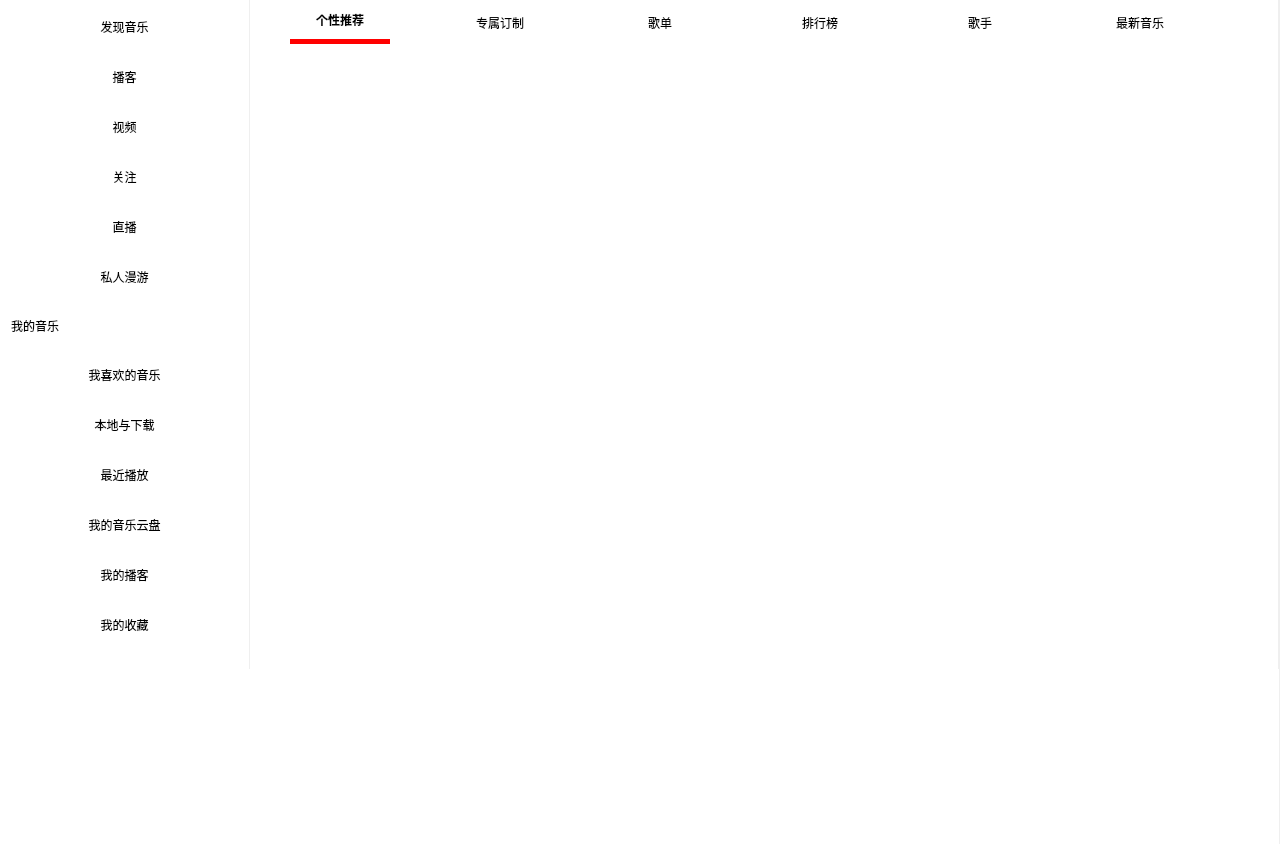
<?xml version="1.0" encoding="UTF-8"?>
<ui version="4.0">
 <class>MainControlClass</class>
 <widget class="QMainWindow" name="MainControlClass">
  <property name="geometry">
   <rect>
    <x>0</x>
    <y>0</y>
    <width>1280</width>
    <height>844</height>
   </rect>
  </property>
  <property name="minimumSize">
   <size>
    <width>1277</width>
    <height>844</height>
   </size>
  </property>
  <property name="windowTitle">
   <string>仿制网易云</string>
  </property>
  <property name="windowIcon">
   <iconset>
    <normaloff>../../res/标题栏/标题.png</normaloff>../../res/标题栏/标题.png</iconset>
  </property>
  <property name="styleSheet">
   <string notr="true"/>
  </property>
  <widget class="QWidget" name="centralWidget">
   <property name="minimumSize">
    <size>
     <width>1280</width>
     <height>844</height>
    </size>
   </property>
   <widget class="QScrollArea" name="scrollArea">
    <property name="geometry">
     <rect>
      <x>0</x>
      <y>0</y>
      <width>249</width>
      <height>672</height>
     </rect>
    </property>
    <property name="sizePolicy">
     <sizepolicy hsizetype="Preferred" vsizetype="Preferred">
      <horstretch>0</horstretch>
      <verstretch>0</verstretch>
     </sizepolicy>
    </property>
    <property name="minimumSize">
     <size>
      <width>249</width>
      <height>672</height>
     </size>
    </property>
    <property name="maximumSize">
     <size>
      <width>16777215</width>
      <height>16777215</height>
     </size>
    </property>
    <property name="styleSheet">
     <string notr="true">border: none;
background-color: rgb(255, 255, 255);</string>
    </property>
    <property name="widgetResizable">
     <bool>true</bool>
    </property>
    <widget class="QWidget" name="scrollAreaWidgetContents">
     <property name="geometry">
      <rect>
       <x>0</x>
       <y>0</y>
       <width>249</width>
       <height>672</height>
      </rect>
     </property>
     <layout class="QGridLayout" name="gridLayout">
      <property name="leftMargin">
       <number>11</number>
      </property>
      <property name="topMargin">
       <number>0</number>
      </property>
      <property name="bottomMargin">
       <number>11</number>
      </property>
      <property name="horizontalSpacing">
       <number>7</number>
      </property>
      <property name="verticalSpacing">
       <number>1</number>
      </property>
      <item row="0" column="0">
       <widget class="QPushButton" name="btn_find_music_">
        <property name="sizePolicy">
         <sizepolicy hsizetype="Preferred" vsizetype="Fixed">
          <horstretch>0</horstretch>
          <verstretch>0</verstretch>
         </sizepolicy>
        </property>
        <property name="minimumSize">
         <size>
          <width>221</width>
          <height>45</height>
         </size>
        </property>
        <property name="maximumSize">
         <size>
          <width>16777215</width>
          <height>16777215</height>
         </size>
        </property>
        <property name="focusPolicy">
         <enum>Qt::NoFocus</enum>
        </property>
        <property name="styleSheet">
         <string notr="true"/>
        </property>
        <property name="text">
         <string>发现音乐</string>
        </property>
        <property name="checkable">
         <bool>true</bool>
        </property>
        <property name="checked">
         <bool>false</bool>
        </property>
       </widget>
      </item>
      <item row="1" column="0">
       <widget class="QPushButton" name="btn_podcast_">
        <property name="sizePolicy">
         <sizepolicy hsizetype="Preferred" vsizetype="Fixed">
          <horstretch>0</horstretch>
          <verstretch>0</verstretch>
         </sizepolicy>
        </property>
        <property name="minimumSize">
         <size>
          <width>221</width>
          <height>45</height>
         </size>
        </property>
        <property name="maximumSize">
         <size>
          <width>16777215</width>
          <height>16777215</height>
         </size>
        </property>
        <property name="focusPolicy">
         <enum>Qt::NoFocus</enum>
        </property>
        <property name="styleSheet">
         <string notr="true">font: 14pt &quot;Agency FB&quot;;</string>
        </property>
        <property name="text">
         <string>播客</string>
        </property>
        <property name="checkable">
         <bool>true</bool>
        </property>
       </widget>
      </item>
      <item row="2" column="0">
       <widget class="QPushButton" name="btn_video_">
        <property name="sizePolicy">
         <sizepolicy hsizetype="Preferred" vsizetype="Fixed">
          <horstretch>0</horstretch>
          <verstretch>0</verstretch>
         </sizepolicy>
        </property>
        <property name="minimumSize">
         <size>
          <width>221</width>
          <height>45</height>
         </size>
        </property>
        <property name="maximumSize">
         <size>
          <width>16777215</width>
          <height>16777215</height>
         </size>
        </property>
        <property name="focusPolicy">
         <enum>Qt::NoFocus</enum>
        </property>
        <property name="text">
         <string>视频</string>
        </property>
        <property name="checkable">
         <bool>true</bool>
        </property>
       </widget>
      </item>
      <item row="3" column="0">
       <widget class="QPushButton" name="btn_follow_">
        <property name="sizePolicy">
         <sizepolicy hsizetype="Preferred" vsizetype="Fixed">
          <horstretch>0</horstretch>
          <verstretch>0</verstretch>
         </sizepolicy>
        </property>
        <property name="minimumSize">
         <size>
          <width>221</width>
          <height>45</height>
         </size>
        </property>
        <property name="maximumSize">
         <size>
          <width>16777215</width>
          <height>16777215</height>
         </size>
        </property>
        <property name="focusPolicy">
         <enum>Qt::NoFocus</enum>
        </property>
        <property name="text">
         <string>关注</string>
        </property>
        <property name="checkable">
         <bool>true</bool>
        </property>
       </widget>
      </item>
      <item row="4" column="0">
       <widget class="QPushButton" name="btn_seeding_">
        <property name="sizePolicy">
         <sizepolicy hsizetype="Preferred" vsizetype="Fixed">
          <horstretch>0</horstretch>
          <verstretch>0</verstretch>
         </sizepolicy>
        </property>
        <property name="minimumSize">
         <size>
          <width>221</width>
          <height>45</height>
         </size>
        </property>
        <property name="maximumSize">
         <size>
          <width>16777215</width>
          <height>16777215</height>
         </size>
        </property>
        <property name="focusPolicy">
         <enum>Qt::NoFocus</enum>
        </property>
        <property name="text">
         <string>直播</string>
        </property>
        <property name="checkable">
         <bool>true</bool>
        </property>
       </widget>
      </item>
      <item row="5" column="0">
       <widget class="QPushButton" name="btn_roaming_">
        <property name="sizePolicy">
         <sizepolicy hsizetype="Preferred" vsizetype="Fixed">
          <horstretch>0</horstretch>
          <verstretch>0</verstretch>
         </sizepolicy>
        </property>
        <property name="minimumSize">
         <size>
          <width>221</width>
          <height>45</height>
         </size>
        </property>
        <property name="maximumSize">
         <size>
          <width>16777215</width>
          <height>16777215</height>
         </size>
        </property>
        <property name="focusPolicy">
         <enum>Qt::NoFocus</enum>
        </property>
        <property name="layoutDirection">
         <enum>Qt::LeftToRight</enum>
        </property>
        <property name="text">
         <string>私人漫游</string>
        </property>
        <property name="checkable">
         <bool>true</bool>
        </property>
       </widget>
      </item>
      <item row="6" column="0">
       <widget class="QLabel" name="label">
        <property name="sizePolicy">
         <sizepolicy hsizetype="Preferred" vsizetype="Fixed">
          <horstretch>0</horstretch>
          <verstretch>0</verstretch>
         </sizepolicy>
        </property>
        <property name="minimumSize">
         <size>
          <width>221</width>
          <height>43</height>
         </size>
        </property>
        <property name="maximumSize">
         <size>
          <width>16777215</width>
          <height>43</height>
         </size>
        </property>
        <property name="text">
         <string>我的音乐</string>
        </property>
       </widget>
      </item>
      <item row="7" column="0">
       <widget class="QPushButton" name="btn_like_">
        <property name="sizePolicy">
         <sizepolicy hsizetype="Preferred" vsizetype="Fixed">
          <horstretch>0</horstretch>
          <verstretch>0</verstretch>
         </sizepolicy>
        </property>
        <property name="minimumSize">
         <size>
          <width>221</width>
          <height>45</height>
         </size>
        </property>
        <property name="maximumSize">
         <size>
          <width>16777215</width>
          <height>16777215</height>
         </size>
        </property>
        <property name="focusPolicy">
         <enum>Qt::NoFocus</enum>
        </property>
        <property name="text">
         <string>我喜欢的音乐</string>
        </property>
        <property name="icon">
         <iconset>
          <normaloff>C:/Users/zh'n/res/左侧导航栏/我喜欢.png</normaloff>C:/Users/zh'n/res/左侧导航栏/我喜欢.png</iconset>
        </property>
        <property name="checkable">
         <bool>true</bool>
        </property>
       </widget>
      </item>
      <item row="8" column="0">
       <widget class="QPushButton" name="btn_local_">
        <property name="sizePolicy">
         <sizepolicy hsizetype="Preferred" vsizetype="Fixed">
          <horstretch>0</horstretch>
          <verstretch>0</verstretch>
         </sizepolicy>
        </property>
        <property name="minimumSize">
         <size>
          <width>221</width>
          <height>45</height>
         </size>
        </property>
        <property name="maximumSize">
         <size>
          <width>16777215</width>
          <height>16777215</height>
         </size>
        </property>
        <property name="focusPolicy">
         <enum>Qt::NoFocus</enum>
        </property>
        <property name="text">
         <string>本地与下载</string>
        </property>
        <property name="icon">
         <iconset>
          <normaloff>C:/Users/zh'n/res/左侧导航栏/本地与下载.png</normaloff>C:/Users/zh'n/res/左侧导航栏/本地与下载.png</iconset>
        </property>
        <property name="checkable">
         <bool>true</bool>
        </property>
       </widget>
      </item>
      <item row="9" column="0">
       <widget class="QPushButton" name="btn_recently_">
        <property name="sizePolicy">
         <sizepolicy hsizetype="Preferred" vsizetype="Fixed">
          <horstretch>0</horstretch>
          <verstretch>0</verstretch>
         </sizepolicy>
        </property>
        <property name="minimumSize">
         <size>
          <width>221</width>
          <height>45</height>
         </size>
        </property>
        <property name="maximumSize">
         <size>
          <width>16777215</width>
          <height>16777215</height>
         </size>
        </property>
        <property name="focusPolicy">
         <enum>Qt::NoFocus</enum>
        </property>
        <property name="text">
         <string>最近播放</string>
        </property>
        <property name="icon">
         <iconset>
          <normaloff>C:/Users/zh'n/res/左侧导航栏/最近播放.png</normaloff>C:/Users/zh'n/res/左侧导航栏/最近播放.png</iconset>
        </property>
        <property name="checkable">
         <bool>true</bool>
        </property>
       </widget>
      </item>
      <item row="10" column="0">
       <widget class="QPushButton" name="btn_cloud_disk_">
        <property name="sizePolicy">
         <sizepolicy hsizetype="Preferred" vsizetype="Fixed">
          <horstretch>0</horstretch>
          <verstretch>0</verstretch>
         </sizepolicy>
        </property>
        <property name="minimumSize">
         <size>
          <width>221</width>
          <height>45</height>
         </size>
        </property>
        <property name="maximumSize">
         <size>
          <width>16777215</width>
          <height>16777215</height>
         </size>
        </property>
        <property name="focusPolicy">
         <enum>Qt::NoFocus</enum>
        </property>
        <property name="text">
         <string>我的音乐云盘</string>
        </property>
        <property name="icon">
         <iconset>
          <normaloff>C:/Users/zh'n/res/左侧导航栏/云盘.png</normaloff>C:/Users/zh'n/res/左侧导航栏/云盘.png</iconset>
        </property>
        <property name="checkable">
         <bool>true</bool>
        </property>
       </widget>
      </item>
      <item row="11" column="0">
       <widget class="QPushButton" name="btn_my_podcast_">
        <property name="sizePolicy">
         <sizepolicy hsizetype="Preferred" vsizetype="Fixed">
          <horstretch>0</horstretch>
          <verstretch>0</verstretch>
         </sizepolicy>
        </property>
        <property name="minimumSize">
         <size>
          <width>221</width>
          <height>45</height>
         </size>
        </property>
        <property name="maximumSize">
         <size>
          <width>16777215</width>
          <height>16777215</height>
         </size>
        </property>
        <property name="focusPolicy">
         <enum>Qt::TabFocus</enum>
        </property>
        <property name="text">
         <string>我的播客</string>
        </property>
        <property name="icon">
         <iconset>
          <normaloff>C:/Users/zh'n/res/左侧导航栏/我的播客.png</normaloff>C:/Users/zh'n/res/左侧导航栏/我的播客.png</iconset>
        </property>
        <property name="checkable">
         <bool>true</bool>
        </property>
       </widget>
      </item>
      <item row="12" column="0">
       <widget class="QPushButton" name="btn_collection_">
        <property name="sizePolicy">
         <sizepolicy hsizetype="Preferred" vsizetype="Fixed">
          <horstretch>0</horstretch>
          <verstretch>0</verstretch>
         </sizepolicy>
        </property>
        <property name="minimumSize">
         <size>
          <width>221</width>
          <height>45</height>
         </size>
        </property>
        <property name="maximumSize">
         <size>
          <width>16777215</width>
          <height>16777215</height>
         </size>
        </property>
        <property name="focusPolicy">
         <enum>Qt::NoFocus</enum>
        </property>
        <property name="text">
         <string>我的收藏</string>
        </property>
        <property name="icon">
         <iconset>
          <normaloff>C:/Users/zh'n/res/左侧导航栏/收藏.png</normaloff>C:/Users/zh'n/res/左侧导航栏/收藏.png</iconset>
        </property>
        <property name="checkable">
         <bool>true</bool>
        </property>
       </widget>
      </item>
     </layout>
    </widget>
   </widget>
   <widget class="QStackedWidget" name="stackedWidget">
    <property name="geometry">
     <rect>
      <x>250</x>
      <y>0</y>
      <width>1028</width>
      <height>672</height>
     </rect>
    </property>
    <property name="sizePolicy">
     <sizepolicy hsizetype="Preferred" vsizetype="Preferred">
      <horstretch>0</horstretch>
      <verstretch>0</verstretch>
     </sizepolicy>
    </property>
    <property name="minimumSize">
     <size>
      <width>1028</width>
      <height>672</height>
     </size>
    </property>
    <property name="maximumSize">
     <size>
      <width>16777215</width>
      <height>16777215</height>
     </size>
    </property>
    <property name="styleSheet">
     <string notr="true">background-color: rgb(255, 255, 255);</string>
    </property>
    <property name="currentIndex">
     <number>0</number>
    </property>
    <widget class="QWidget" name="page">
     <layout class="QGridLayout" name="gridLayout_2">
      <property name="leftMargin">
       <number>0</number>
      </property>
      <property name="topMargin">
       <number>0</number>
      </property>
      <property name="rightMargin">
       <number>0</number>
      </property>
      <property name="bottomMargin">
       <number>0</number>
      </property>
      <property name="spacing">
       <number>0</number>
      </property>
      <item row="0" column="0">
       <widget class="QTabWidget" name="tab_widget_find_music_">
        <property name="sizePolicy">
         <sizepolicy hsizetype="Preferred" vsizetype="Preferred">
          <horstretch>0</horstretch>
          <verstretch>0</verstretch>
         </sizepolicy>
        </property>
        <property name="cursor">
         <cursorShape>ArrowCursor</cursorShape>
        </property>
        <property name="styleSheet">
         <string notr="true">QTabBar::tab { 
	font: 12pt &quot;宋体&quot;;
	border: none;
	margin-right: 20px;
	margin-left: 40px;
	min-width: 100px;
	min-height: 40px;
	padding-bottom: -1px;
}
QTabBar::tab:selected { 
	border-bottom: 5px solid red;
	font-weight: bold;
	font: 14pt &quot;黑体&quot;;
}
QTabWidget::pane {
	border: none;
}</string>
        </property>
        <property name="currentIndex">
         <number>0</number>
        </property>
        <widget class="QWidget" name="tab">
         <property name="styleSheet">
          <string notr="true"/>
         </property>
         <attribute name="title">
          <string>个性推荐</string>
         </attribute>
        </widget>
        <widget class="QWidget" name="tab_2">
         <attribute name="title">
          <string>专属订制</string>
         </attribute>
        </widget>
        <widget class="QWidget" name="tab_3">
         <attribute name="title">
          <string>歌单</string>
         </attribute>
        </widget>
        <widget class="QWidget" name="tab_4">
         <attribute name="title">
          <string>排行榜</string>
         </attribute>
        </widget>
        <widget class="QWidget" name="tab_5">
         <attribute name="title">
          <string>歌手</string>
         </attribute>
        </widget>
        <widget class="QWidget" name="tab_6">
         <attribute name="title">
          <string>最新音乐</string>
         </attribute>
        </widget>
       </widget>
      </item>
     </layout>
    </widget>
   </widget>
   <widget class="QWidget" name="playMusicWidget" native="true">
    <property name="geometry">
     <rect>
      <x>-1</x>
      <y>669</y>
      <width>1280</width>
      <height>181</height>
     </rect>
    </property>
    <property name="minimumSize">
     <size>
      <width>1280</width>
      <height>96</height>
     </size>
    </property>
    <property name="styleSheet">
     <string notr="true">background-color: rgb(255, 255, 255);</string>
    </property>
   </widget>
  </widget>
 </widget>
 <layoutdefault spacing="6" margin="11"/>
 <resources>
  <include location="MainControl.qrc"/>
 </resources>
 <connections/>
</ui>
